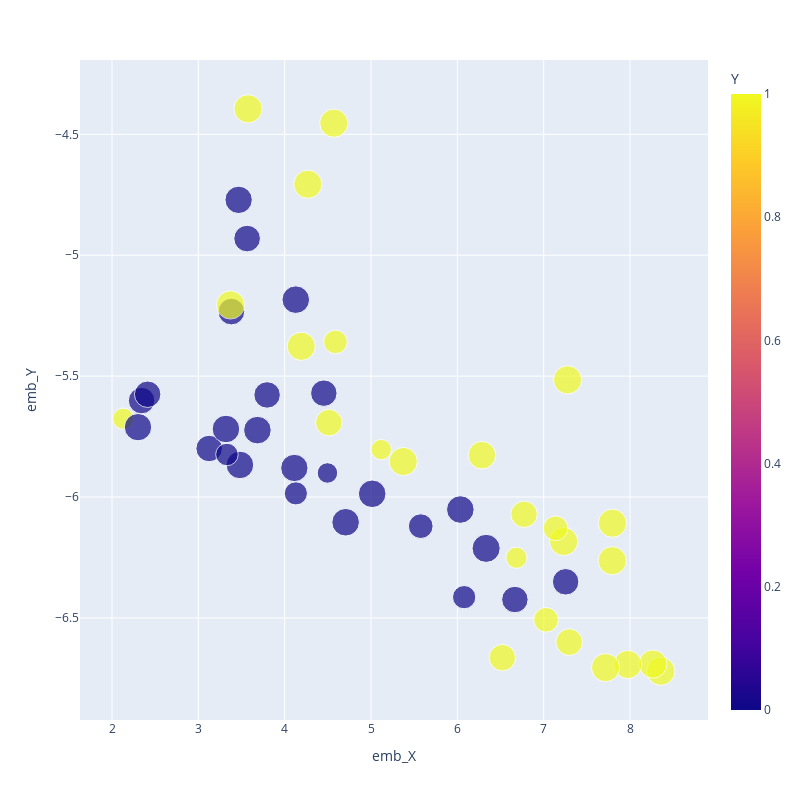

Notebook source saved alongside this figure:
### Code cell
# import matplotlib.pyplot as plt
# plt.scatter(X_embedded[:, 0], X_embedded[:, 1], c=df_res['Y'].tolist())
import plotly.express as px
fig = px.scatter(df_res, x="emb_X", y="emb_Y", color="Y", width=800, height=800,
                 size='conf', hover_data=['X'])

fig.update_layout(
    hoverlabel=dict(
        font_size=7,
        font_family="Rockwell",
    )
)

fig.show()

### Figure 1 — Plotly figure (JSON) as saved in the notebook; plotly's stock layout.template omitted (floating-point values rounded to 4 significant figures)
{"data": [{"customdata": [["I found the history of Descartes bones and what became of them fascinating. I was not aware of bone collectors; both in the church and by secular persons, each with their own motives.  I liked the Intermix of history, the beliefs of Descartes, and how the gift of \"Reason\" has shaped our modern world. In the end, the author shares his philosophy, desiring a balance (perhaps a truce) between reason & religion thru the stories of modern day people. Some effected tragically by religion, while others find comfort."], ["This book was a retelling of Cinderella from the Fairy Godmother's point of view. It takes some liberties with the original Cinderella story. In this book's version, the Fairy Godmother was young and beautiful like Cinderella. She majorly screwed up when trying to help Cinderella get to the ball and was banished to live as a human on earth as punishment.The beginning and middle of this book was so slow I had trouble maintaining interest. The last twenty pages were exciting - I would have expanded this section and fleshed it out more. I spent most of the book waiting for something to happen and when it finally did, it was over in a flash."], ["This work juxtaposes the commercial trappings of the sacred holiday with the true Christmas spirit, social interference with human interdependence, individual freedoms with community obligations, and it does so by satirizing the monolithic conventions of conformity. One clever touch: the out-of-synch protagonist's surname, Krank, means &quot;sick&quot; in German, and, although he and his family are portrayed as Roman Catholics, his first name, Luther, clearly suggests a budding Protestantism, expressed not by nailing documents to a church door but by distributing among his office co-workers a memo detailing his intended non-observance. In all, a gem."], ["This is the title that closes the chapter on Stephenson for me.  I'd enjoyed Snow Crash enough to overlook the accumulating cuteness that gooed up the end, and I found sufficient merit in Diamond Age to offset the even  larger splashes of the same defect marring that volume.  Despite  its ambitious conception, however, Cryptonomicon is a showcase of sloppy writing and  errors of fact.  The tone throughout is  cleverness so precious it gags.  Cute.  It's just so preciously cute.  Disappointment is compounded when a talented writer mistakes energy for effort."], ["There is a lot of repetition from other books written by Dr.Weil.  Also, I believe that some of his remedies are probably not very effective.  This is not to say that anyone would be harmed by any of his suggestions.  And I think the main thrust of his writings is right on the mark.  In fact, if someone follows all his suggestions they will become healthier than they would be otherwise.  They would pay a lot more money than needed, but they would surely benefit - unless their health has gone down past the point of no return."], ["I would not have purchased this particular edition of Snow Falling on Cedars if I had known it was published for the European market. I gave the book to an American 13 year old who is still learning rules for grammar and punctuation. Although the story is the same, the punctuation reflects the rules of Oxford English therefore, I had to tell her to ignore the punctuation so she would not pick it up and use it in her own American classroom essays. It is a learning experience, of course, but a needless one at this point."], ["Donna Leon's Commissario Guido Brunetti offers firsthand glimpses into the everyday life of the police of Venice's Questore. This story breaks just as Brunetti is scheduled to take his family to the mountains to escape the sweltering heat of August in the city. No such luck for Guido, who must stay and solve an unsavory murder in the Maghera, a particularly repellent industrial section of the municipality. But the fingers of fate soon slither across the channel to entangle some of the most elevated members of Venetian life. Once again Brunetti proves that there is no substitute for thorough, if mundane, investigative work to assure that justice prevails."], ["Stephanie Plum is broke.  She is desperate.  Once she learns that she can make $10,000 as a bounty hunter, she decides to learn the tricks of the trade.  Her first task is to bring in Joe Morelli, someone from her past.  Now he's a cop accused of murder and presently, on the lamb.  Stephanie learns the trade the hard way as we follow her foibles and mishaps, yet there is something endearing about her obstinate attitude.  In search of Joe, she gets mixed up with a sadistic boxer, his manager, two call girls, and a butcher.  Evanovich, the author, writes superbly with a tight plot and witty prose.  A fun read that doesn't disappoint you!"], ["I disagree w/last reviewer.  Flatland doesn't just lampoon the 1880's.  Victorian is Abbott's writing style.  But his social comment is as sharp today as Gulliver, and Screwtape's. If you can't spot the irony the entire  book is offensive.  If you do spot it, the parallels between say - its  women &amp; the current suppression in Afganistan, or education &amp;  Chinease purges, or angling up &amp; US college sport programs - are  hilarious and bone chilling.  Abbot's  guesses on equator based navigation  are quite accurate.  North swimming bacteria actually have a lot in common  with the travelers in Flatland."], ["I bought the book because Terry Pratchett had a hand In writing it. However, it bears no resemble to any previous Pratchett novel, all of which I own and have read, including the non-Diskworld novels.This is science-fiction-with-omniscient-machine-ruling/saving-the-world, with alternative planets thrown in for good measure.  There are a few passing references to Diskworld, like the use of Lobsang, but that is as close as this book gets to being a Terry Pratchett novel.Personally I hated the book, especially the ending, which seemed meaningless, pointless and raw to me.If you, like me, were hoping for something recognizable as the work of Terry Pratchett, you will be disappointed  with this book. If you are a hardcore SciFi fan, it might be just your taste."], ["Much of the publicity for this book focused on the fact that Oscar is an uber-nerd who uses lots of references to nerd culture from the 1980's and 90's. How could I resist buying this book?But the more I read, the more I realized that the book is really about the terrible atrocities committed by Rafael Trujillo, dictator of the Dominican Republic from 1930 until 1961. The victims of the Trujillo regime deserve to be acknowledged and memorialized, and this book is a step in the right direction. However, the reader should be prepared for graphic depictions of torture, and an otherwise very dark read.In addition, I thought several plot elements were derivative of better novels, and I didn't find the main characters very compelling."], ["Becca's brother has disappeared and the only clue leads her to Hard Ink Tattoo shop and Nick Rixbey.  Rixbey had been part of an elite team led by her deceased father- her father who betrayed his team and country and unbeknownst to Becca he ruined the team too. As they start investigating they find a trail to a sophisticated gang called The Church and the plot thickens because her dad was involved in drugs and so is The Church....So the remaining team members elect to get together and find Charley and hopefully find info to clear their names....."], ["I do not have the vocabulary to adequately tell you what this book is about but I will try. It is about a man who is educated way, way beyond his intelligence. He is useless, worthless and a complete moron. I never laughed so hard in my life. The situations he gets himself into from a hotdog vendor, to office worker, to trying to start a uprising in a factory, this man is useless.Have a dictionary nearby. For once, you have a book that isn't written at the 5th grade level."], ["All men, all the time. Same is true for &#34;Beautiful Ruins&#34; - Jess Walter writes from the male perspective and there are few, if any, speaking parts for women. It's sad and frustrating, and I was looking forward to &#34;We Live In Water&#34;, after enduring the testosterone-infused &#34;Beautiful Ruins&#34;. This writer seems fully capable of creating an engaging story line - but it's always  about men."], ["Dad just sat around reading the newspaper,  so really, why not?  Mom wasn't too pleased when she found out Dad had been traded off.  The amusing part is that all the other neighborhood kids kept trading him around too, because he really wasn't all that interesting.  I thought this would be a good book to read to my 5 year old grandson, but he didn't find it funny.  He thought it was just mean to trade off Dad!  The book was well written and I think many children would actually like the concept!"], ["I find the topic of what animals are thinking to be very interesting.  My son is autistic, so some of the points in the book were useful.  I do have a bias towards believing that animals are more aware than people, expecially scientists, give them credit for being.  Some of the specific examples she uses to illustrate her agument get bothersomely repetitive (yellow rain coat, black hat).  Towards the end of the book, her tangent about animal consciousness goes beyond what is supportable by research.  I'm inclined to agree, but could see where people who are not would find it problematic."], ["This book draws you in, it lets you discover things at the same rate as the characters. However when you stop to think about the Loriens and the Mogadorians it kinda falls apart, there is no real explanation for the magic they are able to use and why it works on earth, no explanation for the spell that they can only be killed in order! What would happen if they decapitated someone out of order! would is body keep walking without a head or does the fact that he is not the next to go make him immortal! how does that work!"], ["Kept waiting for the action to really heat up but the author seemed far too concerned with the 'atmosphere' he was creating to carry the tale along.  And Detroit for a setting?  Lame.  It was my first Elmore Leonard book after being urged by friends to give him a try.  Guess I tried the wrong book?  They'll probably make a movie out of this one (as they did with Leonard's other books), and that might be better to wait for as it will only take up 2 hours of your time and the visual of the characters might add something to the story's more sexual and deadlier moments."], ["The so-called Vatican Waltz of the title is a clever name for a predictable stance and maneuver of the church in dealing with issues that threaten to shake its traditional core, at least in the pre-Pope Francis era..Without giving away too much (as I sometimes have in previous reviews), let me say simply that the author disappoints in never fully engaging his lead character and his readers.  We know too little of what she really thinks, feels and - especially - what she experiences in her mystical prayer modes.  Rather, everything comes to the reader seeming to be &#34;second hand&#34; and never drawn in sharp enough images.An interesting topic that just did not rise to the occasion, in my opinion."], ["When I read this book in college, it really dragged for me. I was more inclined to read with \"narrative lust\" (as I was informed by a professor) than to savor fine writing. However, rereading Pride and Prejudice in the annotated edition was really a revelation to me. Taking time to read the annotations forced me to slow down and really look at the world Austen was describing--and it was almost like visiting another universe. Previously, I had glossed over all of the humor, especially with Mr. Collins, and was clueless about the implications of one's choice of carriage. The historical context provided by the annotations really helped to appreciate the characters as well."], ["I was disappointed with the subject and the content of this book. I was expecting to read about how magic can be like an exoteric branch in science. I wanted to read a scientific understanding of how magic can be like muggle science! Instead the book is full of explication on how \"muggle\" science is a magic in and of itself! While that can be interesting, it is not really pertient to Harry's magical world! This book centers on traditional science and is not about magic!But if you are looking for a book about muggle science as a \"magic\", then this book is okay."], ["Although Bergren writes in a Christian context, this is by no means a trite \"message story.\"  The characters are deeply, richly written, frequently flawed and floundering.  They (and the reader) are caught up in the circumstances of the story, each leading naturally to the next situation.  In the end, the story is resolved, with enough questions and concern for the characters to invite the reader to move on to the next book.  Believers and non-believers will easily become absorbed in the lives of Elsa, Peder and their friends and family.I rate books as follows:***** Fun and meaningful book, or changed/challenged me in a positive way.****Really fun or meaningful; well worth the time.***Pleasantly skimmed the surface; not memorable.**Plodded through.*Abandoned; very flawed."], ["It took me a little while to get into this book. Penman's Welsh Trilogy along with her other books are really quite superior to her mysteries.  With that said, the mysteries are a good read and written well, but if you are expecting it to grab you like her other books you will be disapointed.  Perhaps it's because they are shorter in length and you don't get quite as attachted to Justin as you can Richard III or Simon de Montfort or  either of the Llewelyns.  Maybe because Justin isn't based on a real person from history.  You will enjoy the book as long as you don't expect it to be like her other books."], ["A very physically immediate novel, that powerfully evokes cold, hunger, and paranoia. Mailman skilfully uses her aging narrator's forgetfulness to complicate the plot and darken the atmosphere. The style is fiercely intense, as Mailman probes the mass psychology of scapegoating, in a parable about how easily other people's reality can become one's own. This study of the very fluid social dynamics of witchcraft comes interspersed with many disturbing claims from the Malleus Maleficarum, e.g. \"cats are always setting snares for each other.\" Who knew that about cats? The book takes you back to a time when people were prone to blame their problems on other people... much as they are today."], ["Davies starts out the book with a silly discussion of names of palce sin the isles and then goes on to impose a brand new nomeclature because of some academic argument that no reasonable reader will care about.  This issue then persists throughout the book.  I ordered this from the UK months  ago because I was so eager to get it.  This issue so bogged me down that I  abandoned the book hal;fway through, something I never do.  It's a shame  because this is a comprehensive and valuable book in many ways."], ["I, like others was very excited to read this book. I thought it would show another side to how the Tate family dealt with the murder of thier daughter Sharon. I didn't have to read much to realize however that the book is was not going to be what I expected.It is full of added dialog and assumptions. It makes it hard to tell where the truth ends and the embellishments begin. It reads more like fan fiction than a true account of this family's tragedy. I did enjoy looking at the early pictures of Sharon that I had never seen before but they were hardly worth the price of the book."], ["I had been looking forward to the book, because I've enjoyed books by several of the authors, but only Kelley Armstrong delivered.  Her novella is a solid entry to her \"Women of the Underworld\" series and every bit as good as her books - just shorter.  The Kim Harrison story is a prequel to \"Dead Witch Walking\", focusing on the vampire character, but it doesn't add anything to that series or stand alone on its own merits.  The other two stories come across as cookie-cutter romances with otherworldly stuff thrown in as an afterthought, with \"Dead Man Dating\" as the better of the two.  Even though all of these authors have written good books, only one of them contributed a story worth reading."], ["In this crap market, it seems the way to go is with DIVIDEND investing.  Something I wish I had followed when I first grasped this truth 20 years ago.  If ONLY I had stayed with the big dividend stocks - IBM, Chevron, etc - I probably could have retired by now.  Water under the bridge.  Now I am investing like I thought I should have all those years ago and I am subscribing to the pay for service for the privilege to do so.  If you have a better way - and really - I mean this - LET ME KNOW!  As for me and mine we are invested in the big dividend players.  If you are tired of wasting time or money or both get this book."], ["Josh Graves changed the bluegrass landscape with his resophonic  guitar in 1955 in the same manner that Earl Scruggs changed it a decade earlier with his banjo.  As part of Lester Flatt and Earl Scruggs' Foggy Mountain Boys, Josh helped create a sound that brought more people to bluegrass music during the \"Folk Music\" period than any other.  Influenced by Earl's right hand technique, and blues artist, \"Lightnin' \"  Hopkins  slide guitar work,  Josh reinvented the way the instrument was played in country music and inspired generations of future players.Fred Bartenstein does a wonderful job of weaving interviews together to create a powerful story about this Bluegrass Music Hall of Fame member.If you enjoy reading about bluegrass, country or Americana music pioneers this book is highly recommended.Dennis Satterlee"], ["This is a grand collection of stories that show Wodehouse at his prime. I think the appeal of this particular book is how well paced the stories are you find yourself almost racing through them because of the rapid fire wit and satire that Wodehouse throws out to the reader almost like as if one is playing tennis with the author.This is the perfect book for the bath, commuting on buses/trains/planes or waiting for an appointment. It can be easily picked up or set down as time allows.I kept a copy in my handbag for about two months and it was so relaxing to fall into the hysterical world of Bertie and his gentleman's gentleman."], ["The author sounded to me as if she was so impressed with he knowledge and expertise, and that the rest of us peons would never grasp it -- markedly narcissistic. In addition, the electronic Kindle version can't play the videos that are supposed to be an integral pat of the book-- and I have a Kindle FIRE. I can watch other videos on it.I suspect the author isn't nearly as good at spotting liars as she claims to be or she'd be able to explain the process. I think the book is a lie."], ["The horror that David was put through could have been prevented if the barbaric and medically unnecessary practice of routine circumcision was banned once and for all.  John Colapinto's story is well written and should  be a lesson to any parent considering circumcision of their infant boy.  Problems such as David's may be rare on the grand scale of things, but they  are not rare for the individuals that have to live through them.  Mr.  Colapinto's telling of David's story brought tears to my eyes.  It's high  time we ended routine circumcision and let all boys be &quot;As Nature Made  Him&quot;."], ["I purchased THE DEEP END OF THE OCEAN right after Oprah recommended it, but just got around to reading it last week.  I thought the entire book was too contrived and I had a hard time plowing through it, even though I was determined to finish it to see what happened.  I thought some characters, like Pat, were not sufficiently developed, while others, like Candy, were over-developed.  The character I felt the most empathy for was Vincent, who never had a chance once Ben was taken.  He and Kerry had to make it on their own, and where was spineless Pat?  Anyway, sometimes I read Oprah's choices and sometimes I don't.  This is one time I wish I hadn't."], ["The history of grocery lists hails back to the ancient Babylonians who would jot down the necessary items on a glistening tablet of clay. Mimi Smartypants has no time for messing about with cuniform inscriptions and records her various grocery needs in smart modern html. This is up to date Chicago purchasing whimsy you get here with handy hints on how to deal with raving lunacy on public transit, thrown in absolutely free of charge. No connoisseur of fine literate grocery lists should consider his or her collection complete without this volume.** Note to readers hoping to see Blues Clues items on these lists: the publishing industry is a slow lumbering dinosaur compared to the frantic caffeine laced world of the blogmonger. Blues Clues Be Tappin It's Narcoleptic Toes in Publisher's Anteroom. (maybe)"], ["I would look for a different translation. The Oxford World Classic edition doesn't use the same words as many of the other english translations, for example in chapter two, verse 191, Al-Fitnah is translated as persecution where other texts translate it as idolatry. Chapter 9 verse 28 Mushrikun is translated as \"those who ascribe partners to God\" in other texts it is translated as idolators. In some translations Idolators includes Christians and jews, in this translation, that distinction isn't clear. I compared three different versions and have three different translations. This translation is easy reading, but I am not convinced it is an accurate translation."], ["I have read several books on the Depression and was led to believe this book would give a fresh explanation that brought everything together for the average American.  Instead it seems to be a mere listing of what the main movers and shakers did; with no attempt to derive any coherence from it.  The term \"forgotten man\" is mentioned only a few times and then with multiple meanings.  The trials of average Americans seem nonexistant from this book's point of view.  Overall, it reminds me of some of the books put out by professors due to the \"publish or perish\" syndrome, but the author doesn't have that excuse.  Her book \"The Greedy Hand\" was better."], ["This book is certainly informative regarding the Tibetian people, customs and mysteries surrounding their way of life and beliefs. I just wished it was more entertaining to read. I have read so many good travelogues and memoirs that I really wanted to enjoy this book. But I found the author's writing style less engaging than I hoped. The descriptions of the land high in the Himalayas and the people he encountered while at the roof of the world kept me reading, but overall the message was a bit lost on me from what I would have expected. I imagine that this would be an especially interesting read for someone studying or planning to visit Tibet, Nepal or even Bhutan. But as a travelogue, there are better options out there."], ["A Hopi eagle poacher, the murder of a Navajo Tribal Policeman, a missing vector control agent sudying bubonic plague cases among the prairie dog burrows... Follow retired NTP Lieutenant Joe Leaphorn and acting Lieutenant Jim Chee on their search for the truth. This story is full of angles, troubles between local law enforcement on the reservation and the FBI, along with the return back to the reservation of Chee's half Navajo ex-fiance turned public defender that makes this novel a spellbinding story. Hillerman weaves the theme of plague and the study of antibotic resistant pathogens expertly. In the backdrop of the Navajo nations, he weaves so many elements together, but keeps you guessing until the end whodonit."], ["This book has lots of tid bits of relationships between the kings and their mistresses.  The information seems to be well recorded but the composition of the book is more than I could take.  There were times that I was clueless as to whom she was speaking of because the wording jumps around from one person to another and is not clear.  That made it hard for me to follow.  There are endless notes and reference information that can get annoying after some time.  All in all the information that is presented is interesting.  It is just the way it is presented that I had trouble with.  Keep writing, I believe you may have better luck next time."], ["Like some other reviewers here, I had very high hopes for this book, most of which were, in fact, fulfillled. It IS, however, a very American perspective on the game which is likely to be pretty unfulfilling for readers coming from cultures with longer histories with soccer. Conversely, it was quite satisfying for me as an American because it does manage to capture the sense of frustration Americans have felt with the lack of traction the game has gotten in this country, and the sense of hope that it is finally reaching critical mass.If you are an American reader, and you care anything about where the game has been and where it's going, the book is worth reading!"], ["I've always been a big believer that your life is what you create with your thoughts. Changing your thoughts consistently over time will of course change your life. It sounds simple, and it is, if you continue to be aware of your thoughts and dismiss or let go of negative thinking or fears. The techniques outlined in this book are easily performed and very straightforward -- and give steps to re-train negative thinking into postive outcomes.  This is a wonderful resource on ways to change your life for the better. Elaine Williams"], ["I got this book from the library thinking it would actually be about the Pleistocene.  It isn't.  It is more about the author droning on about how her view is so much superior to that of mere scientists.I suspect that there may be a little regurgitated information about human evolution in there somewhere, but as an ecologist, I just don't think that comes anywhere close to good enough.The invention of the Pleistocene and how we look at the time period differently over time could have been an interesting way to weave information together, but instead hubris just takes over and all the actual information gets lost within long diatribes."], ["All hail Holy Mother Bee may she lay forevermore. And all hail The New York Times for not only still publishing book reviews but especially for reviewing this book. The strength of that review on May 23 intrigued me and when I read this book I was not disappointed. Sometimes authors cannot resist piling on their erudition to the detriment of story and character (see A BURNABLE BOOK). THE BEES just buzzes along (sorry), replete with information but it is worn lightly. I read it in two days. The only reason I did not read it in one was that I had to sleep. I look forward to her next book."], ["This is THE bible for awk users. If you refuse to use perl, which incorporated most of awk, or have to maintain old awk scripts then this is the text.  I like the O'Reilly text for learning the basics, but after that you need this guide.  For some tasks awk is the premier solution, for others, use awk as part of the solution along with perl and a shell script. Still a cool language. And this book is very helpful for both beginning intermediate programmers of awk and advanced users."], ["I was excited by the prospect of two famous people from opposing political parties setting out on a road trip to find out what makes this country so divided. However, all Meghan and Michael did was travel the country getting drunk and high. They each seem to be more absorbed in themselves and bickering with one another than caring about what anyone they met along the way had to contribute. As a young female republican who supports gay marriage and relates to Meghan McCain on many levels, I am once again disappointed by her lack of grace and misuse of her potential influence."], ["This book takes a good look at surviving family members and provides some interesting points about grief and how people relate to one another and to the world during and post loss.  It was hard to sit down and read through the entire book, it does not capture you in that fashion.  It's more like wanting to know the characters end up on the other side of their experience and are \"for the better.\"  I wouldn't reccomend this book to anyone looking for a surface level easy read.  It's more about interpersonal dynamics than character development."], ["It's not so much that the storyline was preposterous (it was), as it was that the author failed to get me invested in that world. There just wasn't enough structure to make it believable. About 100 page into the book I also realized that I didn't like any of the characters, and never came to care about what happened to them. If you're expecting for all the little odd bits to tie together later in the book, don't waste your time, the don't. It's all brushed aside as weird coincidence. The flaws in the book go right to the bones. Based on her other books, this one was a disappointment, but I will continue to read this author's future work."], ["I did not enjoy reading \"Fall on Your Knees\". It was a bit confusing, one of those books that you have to read between the lines so much just to understand what is happening. If not, you can get totally lost. To me reading is supposed to be fun, and not work just to understand it. I think authors should just flat out tell you what is going on, and this book didn't do that. I wouldn't recommend this book, especially if you want a leisurely read, don't choose this."], ["The Face Thief is a fun story about the public fronts we put up, told from the point of view of people who are good at seeing through them, but ironically blind to many of their own faults.  The science of face reading was well-researched, and got a little plodding at times, but by the end it was easy to imagine myself in the shoes of an expert in the field.  Suspense was created not so much by wondering what events would occur, but by how the characters' trust or distrust would affect their perception of events, which made it a very character-driven story that was a pleasure to read."], ["This book is...well...There is no gauge, no yardage requirements, and no finished measurements. I was hoping to make doll clothes for my daughter's dolls she already has.Also, the colors in the photos differ from page to page of the same toy. The pattern says \"pink\", but the pictures say 3 different colors as each photo looks 'off' from the previouse one.Some of the toys are cute, but the author leaves so much unanswered about them that I'll just find another book, thank you."]], "hovertemplate": "emb_X=%{x}<br>emb_Y=%{y}<br>conf=%{marker.size}<br>X=%{customdata[0]}<br>Y=%{marker.color}<extra></extra>", "legendgroup": "", "marker": {"color": [1, 0, 1, 0, 1, 0, 1, 1, 1, 0, 0, 1, 1, 0, 1, 1, 0, 0, 0, 1, 0, 1, 1, 1, 0, 0, 0, 1, 1, 1, 0, 1, 0, 1, 0, 0, 0, 1, 0, 1, 1, 0, 1, 1, 0, 0, 0, 0, 1, 0], "coloraxis": "coloraxis", "size": [0.9498, 0.9048, 0.9498, 0.6449, 0.9048, 0.9048, 0.9498, 0.9498, 0.8444, 0.8333, 0.8889, 0.9498, 0.5333, 0.9048, 0.8333, 0.8333, 0.8903, 0.5, 0.8444, 0.9498, 0.6364, 0.7273, 0.5333, 0.9498, 0.9048, 0.7273, 0.8333, 0.5, 0.9498, 0.9498, 0.8333, 0.9498, 0.9048, 0.6667, 0.8444, 0.8333, 0.8333, 0.9498, 0.9048, 0.7273, 0.9498, 0.8333, 0.8444, 0.9498, 0.602, 0.9048, 0.8333, 0.8889, 0.9498, 0.9403], "sizemode": "area", "sizeref": 0.002375, "symbol": "circle"}, "mode": "markers", "name": "", "orientation": "v", "showlegend": false, "type": "scatter", "x": [7.796, 4.706, 7.276, 6.079, 6.284, 4.128, 4.268, 5.373, 4.512, 3.125, 4.112, 3.576, 2.13, 3.481, 6.521, 6.773, 3.467, 4.496, 3.383, 7.231, 4.129, 7.137, 6.684, 4.192, 3.32, 5.576, 7.254, 5.118, 8.356, 8.265, 2.342, 3.373, 3.684, 4.588, 3.565, 4.453, 6.666, 4.569, 5.014, 7.026, 7.975, 3.796, 7.295, 7.717, 3.331, 6.035, 2.413, 2.301, 7.794, 6.333], "xaxis": "x", "y": [-6.108, -6.104, -5.515, -6.414, -5.827, -5.184, -4.706, -5.853, -5.692, -5.799, -5.88, -4.395, -5.676, -5.867, -6.664, -6.071, -4.771, -5.9, -5.233, -6.184, -5.985, -6.129, -6.251, -5.377, -5.719, -6.12, -6.351, -5.804, -6.72, -6.691, -5.601, -5.206, -5.723, -5.359, -4.931, -5.57, -6.424, -4.454, -5.987, -6.508, -6.693, -5.578, -6.6, -6.705, -5.824, -6.052, -5.575, -5.711, -6.263, -6.212], "yaxis": "y"}], "layout": {"coloraxis": {"colorbar": {"title": {"text": "Y"}}, "colorscale": [[0, "#0d0887"], [0.1111, "#46039f"], [0.2222, "#7201a8"], [0.3333, "#9c179e"], [0.4444, "#bd3786"], [0.5556, "#d8576b"], [0.6667, "#ed7953"], [0.7778, "#fb9f3a"], [0.8889, "#fdca26"], [1, "#f0f921"]]}, "height": 800, "hoverlabel": {"font": {"family": "Rockwell", "size": 7}}, "legend": {"itemsizing": "constant", "tracegroupgap": 0}, "margin": {"t": 60}, "width": 800, "xaxis": {"anchor": "y", "domain": [0, 1], "title": {"text": "emb_X"}}, "yaxis": {"anchor": "x", "domain": [0, 1], "title": {"text": "emb_Y"}}}}
